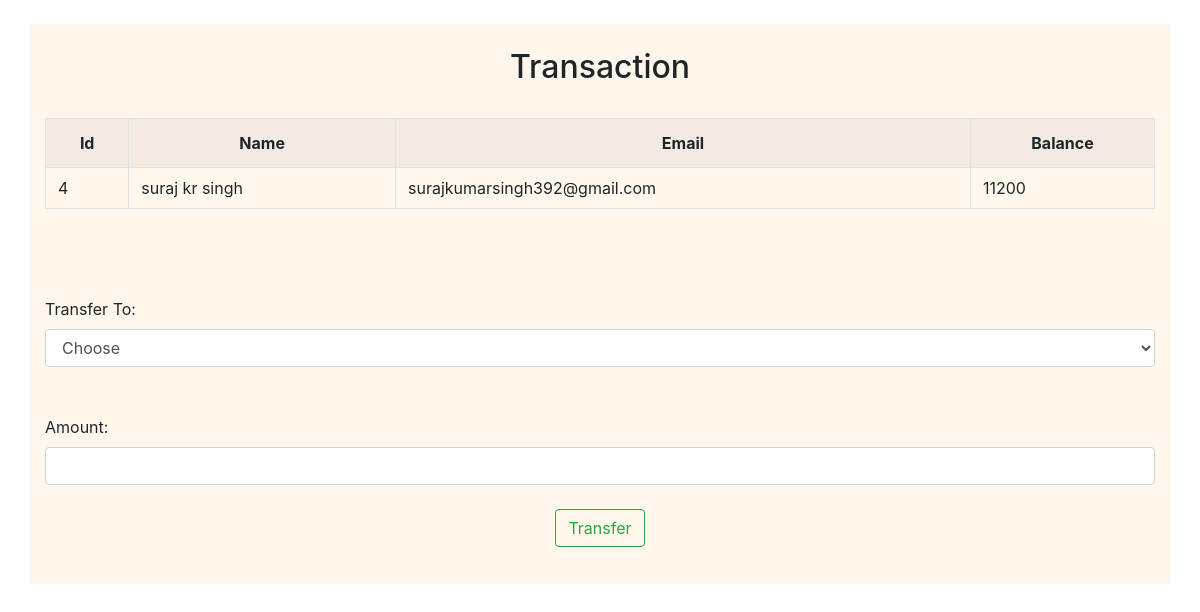
The app's page /selecteduserdetail.php?id=4 with its own data.
### tables this page shows
CREATE TABLE `users` (
  `id` int(5) NOT NULL,
  `name` text NOT NULL,
  `email` varchar(30) NOT NULL,
  `balance` int(8) NOT NULL
);

### selecteduserdetail.php (the view, shortened to what this page needs)
<!DOCTYPE html>
<html lang="en">
<head>
    <link rel="stylesheet" href="https://maxcdn.bootstrapcdn.com/bootstrap/4.0.0/css/bootstrap.min.css">
</head>
<body>
<br/>
    <div class="container-fuild">
        <div class="container">
            <h2 class="text-center pt-4">Transaction</h2>
            <?php
            $sid = $_GET['id'];
            $sql = "SELECT * FROM  users where id=$sid";
            $result = mysqli_query($conn, $sql);
            $rows = mysqli_fetch_assoc($result);
            ?>
            <form method="post" name="tcredit" class="tabletext"><br>
                <div>
                    <table class="table  table-striped table-condensed table-bordered">
                        <tr>
                            <th class="text-center">Id</th>
                            <th class="text-center">Name</th>
                            <th class="text-center">Email</th>
                            <th class="text-center">Balance</th>
                        </tr>
                        <tr>
                            <td class="py-2"><?php echo $rows['id'] ?></td>
                            <td class="py-2"><?php echo $rows['name'] ?></td>
                            <td class="py-2"><?php echo $rows['email'] ?></td>
                            <td class="py-2"><?php echo $rows['balance'] ?></td>
                        </tr>
                    </table>
                </div>
                <br><br><br>
                <label>Transfer To:</label>
                <select name="to" class="form-control" required>
                    <option value="" disabled selected>Choose</option>
                </select>
                <br>
                <br>
                <label>Amount:</label>
                <input type="number" class="form-control" name="amount" required>
                <br>
                <div class="text-center">
                    <button class="btn btn-outline-success" name="submit" type="submit" id="myBtn">Transfer</button>
                </div>
            </form>
        </div>
    </div>
</body>
</html>

### selecteduserdetail.php (style rules this page uses)
.container { background-color: #fff7ebed; height: 560px; }

### records on screen
users: id "4", name "suraj kr singh", email "surajkumarsingh392@gmail.com", balance "11200"
